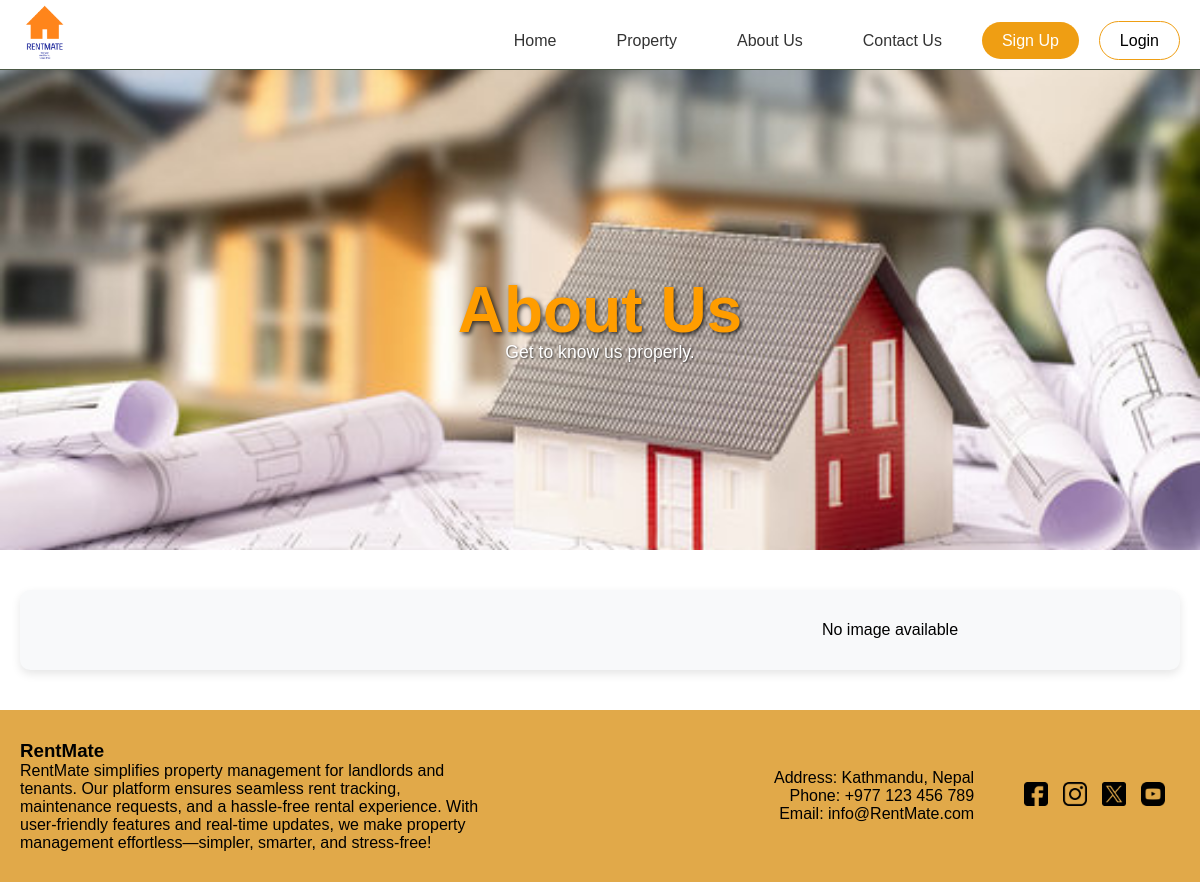
Page /aboutus/ on the earlier database version.
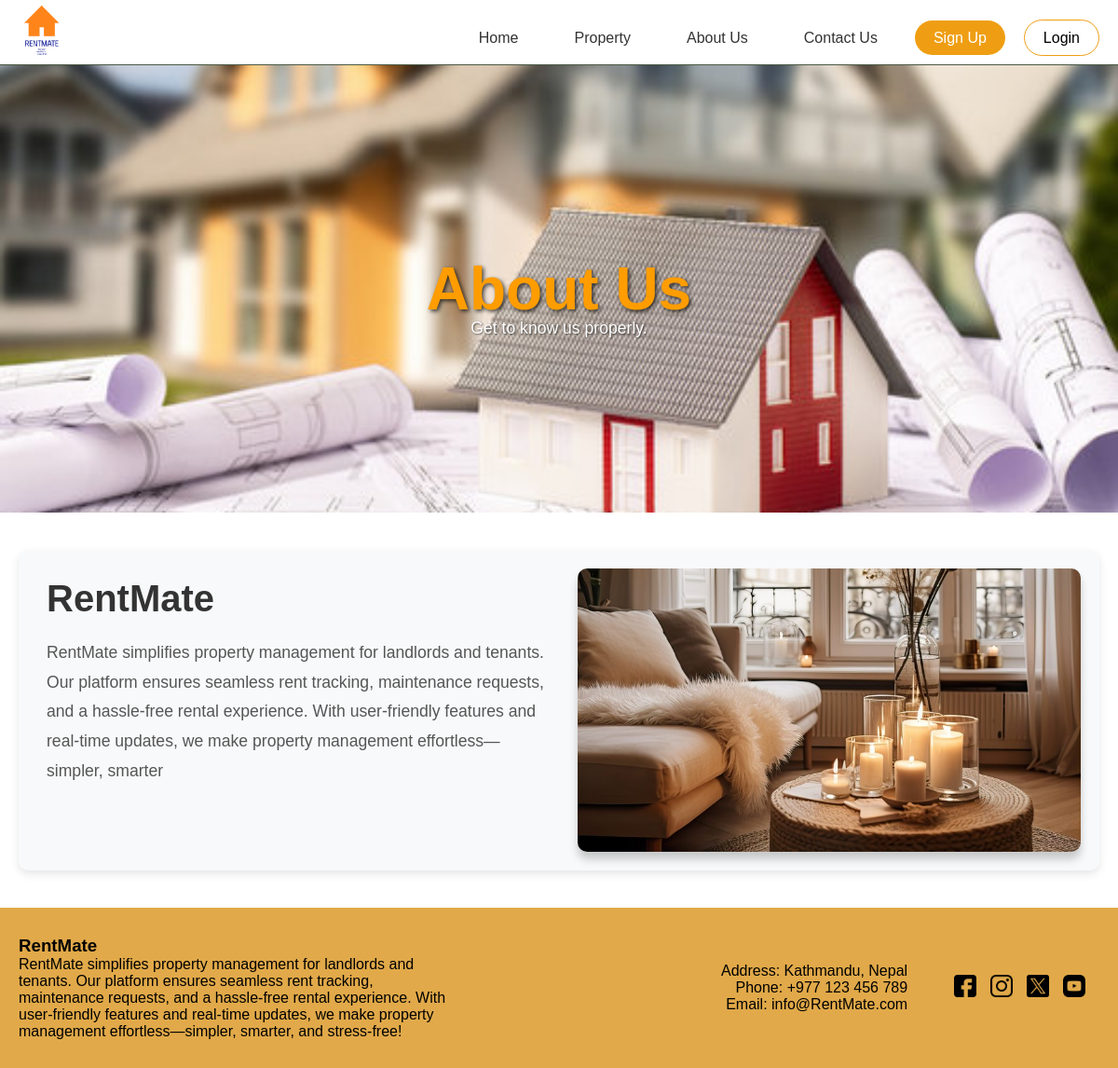
Same page on the later database version.
### app/models.py (models this page shows, shortened)
class AboutUs(models.Model):
    title = models.CharField(max_length=255)
    description = models.TextField()
    image = models.ImageField(upload_to='property_images/')
    class Meta:
        verbose_name_plural = "About Us"

### app/views.py (the view)
# urls.py: path('aboutus/', views.AboutPage, name='aboutus'),
def AboutPage(request):
    about_us = AboutUs.objects.first()  # Fetch the first record
    return render(request, 'aboutus.html', {'about_us': about_us})

### templates/aboutus.html
{% extends "base.html" %}
{% load static %}
{% block styles %}
  <link rel="stylesheet" href="{% static 'css/aboutus.css' %}">
{% endblock styles%}
{%block content %}
  <main>
    <section class="image">
      <div class="property-image-container">
        <img src="{% static 'img/15.jpg' %}" alt="RentMate Banner">
        <h1>About Us</h1>
        <p>Get to know us properly.</p>
      </div>
    </section>
    <section class="intro-section">
      <div class="intro-box">
        <div class="intro-text">
          <h2>{{ about_us.title }}</h2>
          <p>{{ about_us.description|linebreaks }}</p>
        </div>
        <div class="intro-image">
          {% if about_us.image %}
          <img src="{{ about_us.image.url }}" alt="RentMate Intro Image">
          {% else %}
          <p>No image available</p>
          {% endif %}
        </div>
      </div>
    </section>
  </main>
{% endblock %}

Differences in the rows shown:
added AboutUs: title "RentMate", description "RentMate simplifies property management for landlords and tenants. Our platform ensures seamless rent tracking, maintenance requests, and a hassle-free rental experience. With user-friendly features and real-time updates, we make property management effortless—simpler, smarter", image (picture)
Other differences:
text no longer shown: "No image available"
